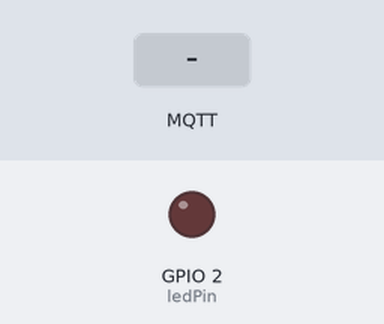
A sketch run on a simulated ESP32. On the bench: output pins drawn as LEDs (lit = HIGH). Inputs (shaded band) come from the test bench. WiFi joins after 1.5 s; servers stay silent unless stated; no MQTT or app messages arrive unless stated; what the sketch prints to the serial monitor is not drawn.

Above: at 2.7 s.
2.8 s: MQTT message "90" arrives on the first subscribed topic
At 4.3 s:
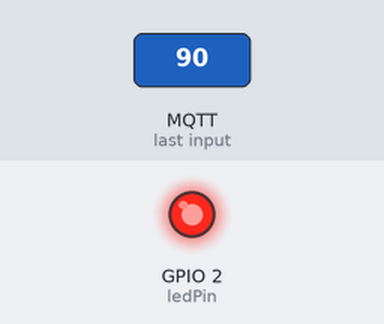
5.0 s: MQTT message "5" arrives on the first subscribed topic
At 5.9 s:
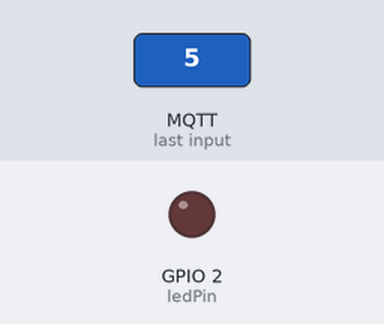
7.0 s: MQTT message "200" arrives on the first subscribed topic
At 8.6 s:
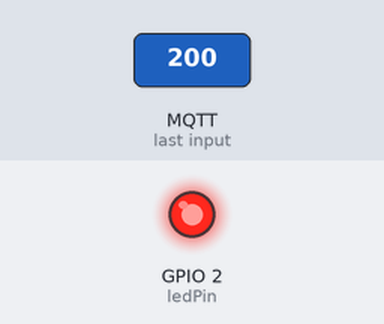
Timing chart, 0 to 10.1 s (numbered marks = the images above; inputs shaded):
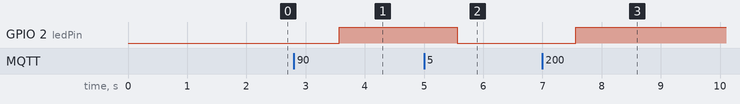

The sketch:

sketch.ino
```cpp
#include <WiFi.h>           // Biblioteca para conectar o ESP32 à rede Wi-Fi
#include <PubSubClient.h>    // Biblioteca para usar o protocolo MQTT (Publicar/Assinar)

// Definição das credenciais de conexão Wi-Fi
const char* ssid = "Wokwi-GUEST";  // Nome da rede Wi-Fi
const char* password = "";         // Senha da rede Wi-Fi (nesse caso, sem senha)

// Definição do endereço do Broker MQTT
const char* mqtt_server = "test.mosquitto.org";  // Endereço do servidor MQTT
const char* mqtt_topic = "temperature";          // Tópico onde a temperatura será recebida

// Objetos necessários para a conexão Wi-Fi e MQTT
WiFiClient espClient;           // Cliente Wi-Fi para conectar ao roteador
PubSubClient client(espClient); // Cliente MQTT para conectar ao Broker

// Pino onde o LED está conectado
const int ledPin = 2;
float temperature = 0;  // Variável para armazenar a temperatura recebida

// Função de configuração inicial
void setup() {
  Serial.begin(115200);    // Inicializa a comunicação serial
  pinMode(ledPin, OUTPUT); // Configura o pino do LED como saída

  setup_wifi();            // Chama a função para configurar o Wi-Fi

  client.setServer(mqtt_server, 1883); // Configura o cliente MQTT para o Broker
  client.setCallback(callback);       // Define a função callback para lidar com as mensagens recebidas
  reconnect();                        // Tenta se conectar ao Broker MQTT
}

// Função para configurar a conexão Wi-Fi
void setup_wifi() {
  delay(10);
  Serial.print("Conectando-se a ");
  Serial.println(ssid);  // Imprime o nome da rede que estamos tentando conectar

  WiFi.begin(ssid, password);  // Inicia o processo de conexão com o Wi-Fi

  // Enquanto não estiver conectado, a função fica em loop, esperando a conexão
  while (WiFi.status() != WL_CONNECTED) {
    delay(500);            // Aguarda 500 ms antes de tentar novamente
    Serial.print(".");     // Imprime um ponto para indicar que ainda está tentando
  }

  // Quando conectado, imprime a confirmação e o endereço IP do ESP32
  Serial.println("\nWiFi conectado");
  Serial.println("Endereço IP: ");
  Serial.println(WiFi.localIP());  // Exibe o endereço IP atribuído pelo roteador
}

// Função para reconectar ao Broker MQTT, caso a conexão se perca
void reconnect() {
  // Tenta reconectar até que consiga
  while (!client.connected()) {
    Serial.print("Tentando conexão MQTT...");
    if (client.connect("ESP32ClientReceiver")) {  // Tenta se conectar ao Broker MQTT com o nome "ESP32ClientReceiver"
      Serial.println("conectado");
      client.subscribe(mqtt_topic);  // Assina o tópico onde receberemos as temperaturas
    } else {
      // Caso não consiga se conectar, imprime o erro e tenta novamente após 5 segundos
      Serial.print("falha, rc=");
      Serial.print(client.state());  // Exibe o código do erro
      Serial.println(" tente novamente em 5 segundos");
      delay(5000);  // Aguarda 5 segundos antes de tentar reconectar
    }
  }
}

// Função callback que é chamada quando uma mensagem MQTT é recebida
void callback(char* topic, byte* payload, unsigned int length) {
  String message;
  // Converte o payload recebido (byte array) em uma String
  for (int i = 0; i < length; i++) {
    message += (char)payload[i];
  }

  // Converte a mensagem recebida em temperatura (float) e armazena na variável 'temperature'
  temperature = message.toFloat();
  Serial.println("Temperatura recebida: " + String(temperature) + "ºC");  // Exibe a temperatura recebida no monitor serial
}

// Função principal que roda em loop
void loop() {
  // Verifica se o cliente MQTT ainda está conectado, caso não esteja, tenta reconectar
  if (!client.connected()) {
    reconnect();
  }
  client.loop();  // Mantém a conexão ativa e verifica a chegada de novas mensagens

  // Controle do LED baseado na temperatura recebida
  if (temperature > 30) {             // Se a temperatura for maior que 30°C
    digitalWrite(ledPin, HIGH);       // Liga o LED
  } else {                            // Caso contrário
    digitalWrite(ledPin, LOW);        // Desliga o LED
  }

  delay(1000);  // Aguarda 1 segundo antes de repetir o processo
}
```

Measured:
- after the input at 2.8 s, GPIO 2 (ledPin): LOW → HIGH after 0.76 s
- after the input at 5.0 s, GPIO 2 (ledPin): HIGH → LOW after 0.57 s
- after the input at 7.0 s, GPIO 2 (ledPin): LOW → HIGH after 0.57 s
